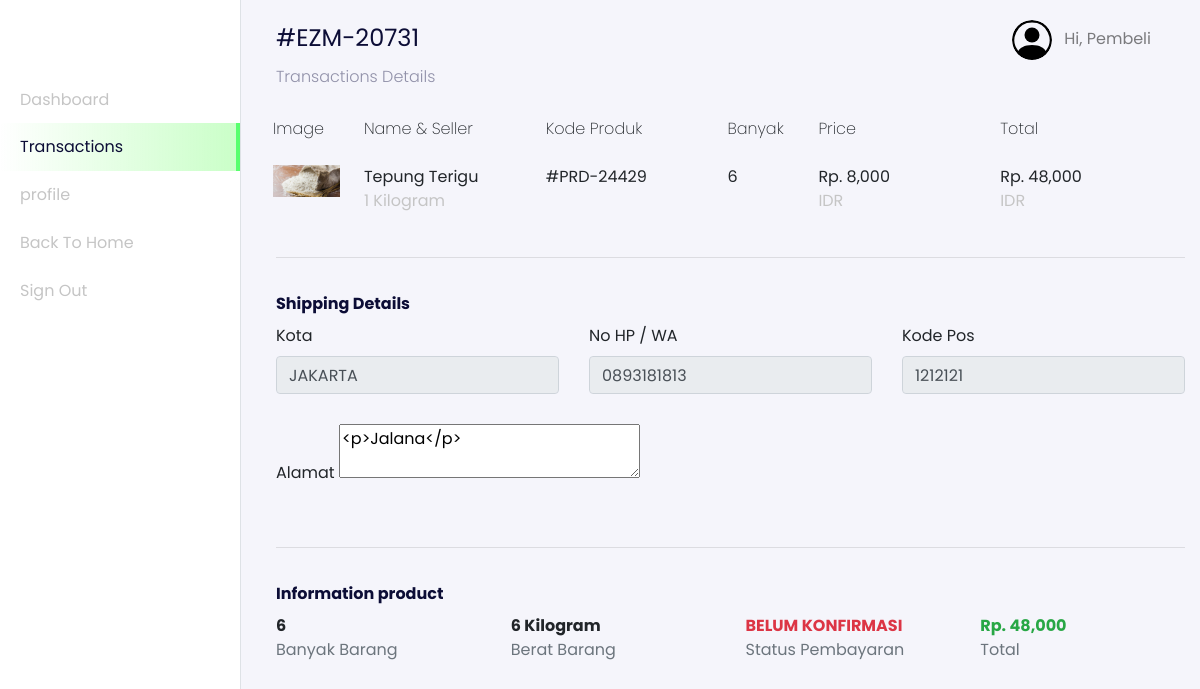
Page /user/index.php?page=transactions-details&id=10 (signed in) on the committed database.
### tables this page shows
CREATE TABLE `users` (
  `id_user` int(11) NOT NULL,
  `name` varchar(255) NOT NULL,
  `email` varchar(255) NOT NULL,
  `password` varchar(255) NOT NULL,
  `address` text DEFAULT NULL,
  `phone_number` varchar(255) NOT NULL,
  `postal_code` varchar(191) NOT NULL,
  `roles` varchar(255) NOT NULL
);

CREATE TABLE `transactions` (
  `id_transaction` int(11) NOT NULL,
  `user_id` int(11) NOT NULL,
  `total_price` int(11) NOT NULL,
  `city` varchar(255) NOT NULL,
  `rekening_id` int(11) NOT NULL,
  `transaction_status` varchar(255) NOT NULL,
  `weight_total` int(11) NOT NULL,
  `delivered` int(11) NOT NULL,
  `photo_transaction` varchar(255) NOT NULL,
  `code` varchar(255) NOT NULL,
  `receiver` varchar(255) NOT NULL,
  `time_arrived` timestamp NULL DEFAULT NULL,
  `created_at` timestamp NOT NULL DEFAULT current_timestamp()
);

CREATE TABLE `transactions_details` (
  `id_transaction_detail` int(11) NOT NULL,
  `transaction_id` int(11) NOT NULL,
  `product_id` int(11) NOT NULL,
  `price` int(11) NOT NULL,
  `banyak` int(11) NOT NULL,
  `code_product` varchar(255) NOT NULL
);

CREATE TABLE `products_galleries` (
  `id_gallery` int(11) NOT NULL,
  `photos` varchar(255) NOT NULL,
  `product_id` int(11) NOT NULL
);

CREATE TABLE `products` (
  `id_product` int(11) NOT NULL,
  `product_name` varchar(255) NOT NULL,
  `unit` int(11) NOT NULL,
  `price` varchar(255) NOT NULL,
  `descriptions` text NOT NULL,
  `category_id` int(11) NOT NULL,
  `stock` varchar(255) NOT NULL
);

### config/config.php (called while the page is built, shortened)
<?php
$host = 'localhost';
$user = 'root';
$password = '';
$dbname = 'imk_tugas';
$conn = mysqli_connect($host, $user, $password, $dbname);
function query($query)
{
    global $conn;
    $result = mysqli_query($conn, $query);
    $rows = [];
    while ($row = mysqli_fetch_assoc($result)) {
        $rows[] = $row;
    }
    return $rows;
}
?>

### user/transaction/dashboard-user-transactions-details.php (the view, shortened to what this page needs)
<?php
$idTransaction = $_GET["id"];
$transaction_details = query("SELECT * FROM transactions_details INNER JOIN transactions ON transactions_details.transaction_id = transactions.id_transaction INNER JOIN products ON transactions_details.product_id = products.id_product WHERE transaction_id = $idTransaction");
?>
  <nav
  class="navbar navbar-expand-lg navbar-light navbar-store fixed-top"
  data-aos="fade-down"
>
  <div class="container-fluid">
    <div class="collpase navbar-collapse" id="navbarResponsive">
      <ul class="navbar-nav d-none d-lg-flex ml-auto">
        <li class="nav-item dropdown">
          <a
            href="#"
            class="nav-link"
            id="navbarDropdown"
            role="button"
            data-toggle="dropdown"
          >
            <img
              src="../assets/images/person-circle.svg"
              alt="profile"
              height="40px"
              class="rounded-circle mr-2 profile-picture"
            />
            <?php
              $id_user = $_SESSION['user'];
              $user = query("SELECT * FROM users WHERE id_user = $id_user")[0];
            ?>
            Hi, <?= $user["name"]; ?>
          </a>
        </li>
      </ul>
    </div>
  </div>
</nav>
  <div class="section-content section-dashboard-home" data-aos="fade-up">
    <div class="container-fluid">
      <div class="dashboard-heading">
      <?php
        $transactionMain = query("SELECT * FROM transactions WHERE id_transaction = $idTransaction")[0];
      ?>
        <h2 class="dashboard-title">#<?= $transactionMain["code"]; ?></h2>
        <p class="dashboard-subtitle">Transactions Details</p>
      </div>
      <div class="dashboard-content store-cart">
        <div class="row" data-aos="fade-up" data-aos-delay="100">
            <div class="col-12 table-responsive">
              <table class="table table-borderless table-cart">
                <thead>
                  <tr>
                    <th>Image</th>
                    <th>Name &amp; Seller</th>
                    <th>Kode Produk</th>
                    <th>Banyak</th>
                    <th>Price</th>
                    <th>Total</th>
                  </tr>
                </thead>
                <tbody>
                <?php
                $banyak = 0;
                ?>
                  <?php foreach ($transaction_details as $t) : ?>
                    <?php
                      $idProduct = $t["product_id"];
                      $gallery = query("SELECT * FROM products_galleries INNER JOIN products ON products_galleries.product_id = products.id_product WHERE products_galleries.product_id = $idProduct");
                      $banyak += $t["banyak"];
                      $total = $t["price"] * $t["banyak"];
                    ?>
                    <tr>
                      <td style="width: 10%;">
                        <img src="../assets/images/<?= $gallery[0]["photos"]; ?>" alt="" class="cart-image w-100">
                      </td>
                      <td style="width: 20%;">
                        <div class=""><?= $t["product_name"]; ?></div>
                        <div class="product-title"><?= $t["unit"] / 1000; ?> Kilogram</div>
                      </td>
                      <td style="width: 20%;">
                        <div class="">#<?= $t["code_product"]; ?></div>
                      </td>
                      <td style="width: 10%;">
                        <div class=""><?= $t["banyak"]; ?></div>
                      </td>
                      <td style="width: 20%;">
                        <div class="">Rp. <?= number_format($t["price"]); ?></div>
                        <div class="product-title">IDR</div>
                      </td>
                      <td style="width: 20%;">
                        <div class="">Rp. <?= number_format($total); ?></div>
                        <div class="product-title">IDR</div>
                      </td>
                    </tr>
                  <?php endforeach;?>
                </tbody>
              </table>
            </div>
        </div>
        <form action="" method="POST">
          <div class="row" data-aos="fade-up" data-aos-delay="150">
            <div class="col-12">
              <hr>
            </div>
            <div class="col-12">
              <h2>
                Shipping Details
              </h2>
            </div>
          </div>
          <div class="row mb-2" data-aos="fade-up" data-aos-delay="200">
            <div class="col-md-4">
              <div class="form-group">
                <label for="city">Kota</label>
                <input type="text" readonly value="<?= $transactionMain["city"]; ?>" class="form-control">
              </div>
            </div>
            <div class="col-md-4">
              <div class="form-group">
                <label for="phone_number">No HP / WA</label>
                <input type="tel" readonly name="phone_number" id="phone_number" class="form-control form-store" value="<?= $user["phone_number"] ?? ''; ?>" required>
              </div>
            </div>
            <div class="col-md-4">
              <div class="form-group">
                <label for="zip_code">Kode Pos</label>
                <input type="number" readonly name="zip_code" id="zip_code" required value="<?= $user["postal_code"] ?? ''; ?>" class="form-control form-store">
              </div>
            </div>
            <div class="col-md-12" id="alamat">
              <div class="form-group">
                <label for="address">Alamat</label>
                <textarea name="address" readonly id="editor"><?= $user["address"] ?? ''; ?></textarea>
              </div>
            </div>
          </div>
          <div class="row" data-aos="fade-up" data-aos-delay="150">
            <div class="col-12">
              <hr>
            </div>
            <div class="col-12">
              <h2 class="mb-2">
                Information product
              </h2>
            </div>
          </div>
          <div class="row justify-content-center mb-5" data-aos="fade-up" data-aos-delay="200">
            <div class="col-4 col-md-3">
              <div class="font-weight-bold"><?= $banyak; ?></div>
              <div class="text-muted">Banyak Barang</div>
            </div>
            <div class="col-4 col-md-3">
              <div class="font-weight-bold"><?= $transactionMain["weight_total"] / 1000; ?> Kilogram</div>
              <div class="text-muted">Berat Barang</div>
            </div>
            <div class="col-4 col-md-3">
              <?php if ($transactionMain["transaction_status"] == 'BELUM KONFIRMASI') : ?>
                <div class="text-danger font-weight-bold"><?= ($transactionMain["transaction_status"]); ?></div>
              <?php else : ?>
                <div class="text-success font-weight-bold"><?= ($transactionMain["transaction_status"]); ?></div>
              <?php endif;?>
              <div class="text-muted">Status Pembayaran</div>
            </div>
            <div class="col-4 col-md-3">
              <div class="text-success font-weight-bold">Rp. <?= number_format($transactionMain["total_price"]); ?></div>
              <div class="text-muted">Total</div>
            </div>
          </div>
        </form>
      </div>
    </div>
  </div>

### rows in the picture
users: name "Pembeli", phone_number "0893181813", zip_code "1212121", address "<p>Jalana</p>"
transactions: code "EZM-20731", city "JAKARTA", $transactionMain['weight_total']/1000 "6", transaction_status "BELUM KONFIRMASI", total_price "48,000"
transactions_details: products_galleries.photos (picture), product.product_name "Tepung Terigu", $t['unit']/1000 "1", code_product "PRD-24429", banyak "6", product.price "8,000", total "48,000"

### other values in the picture
$banyak "6"
